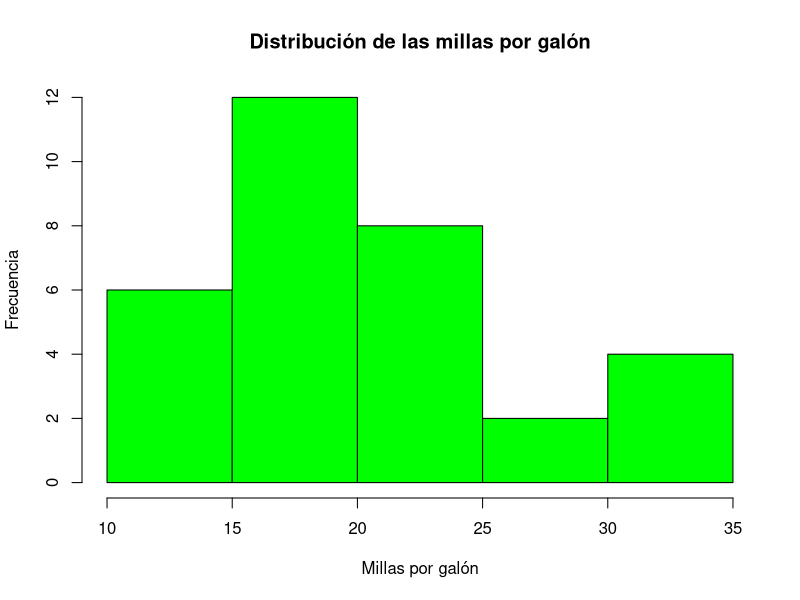
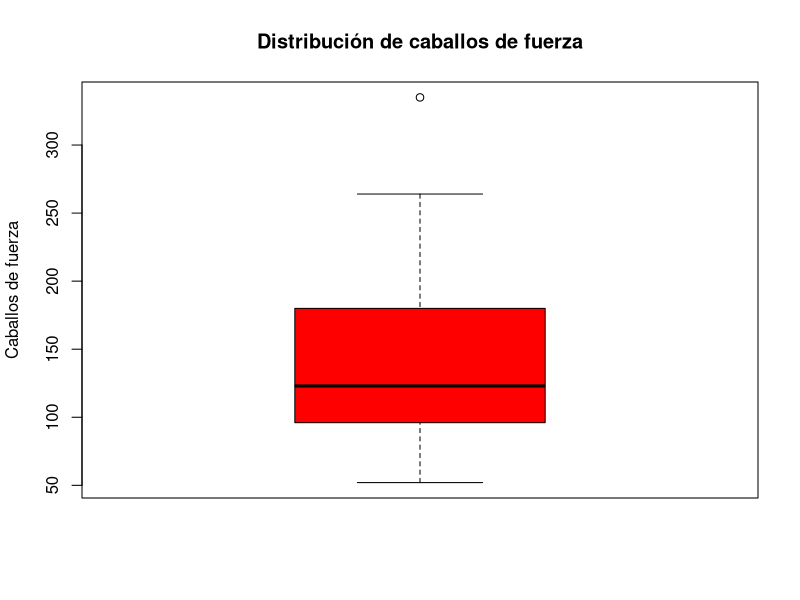
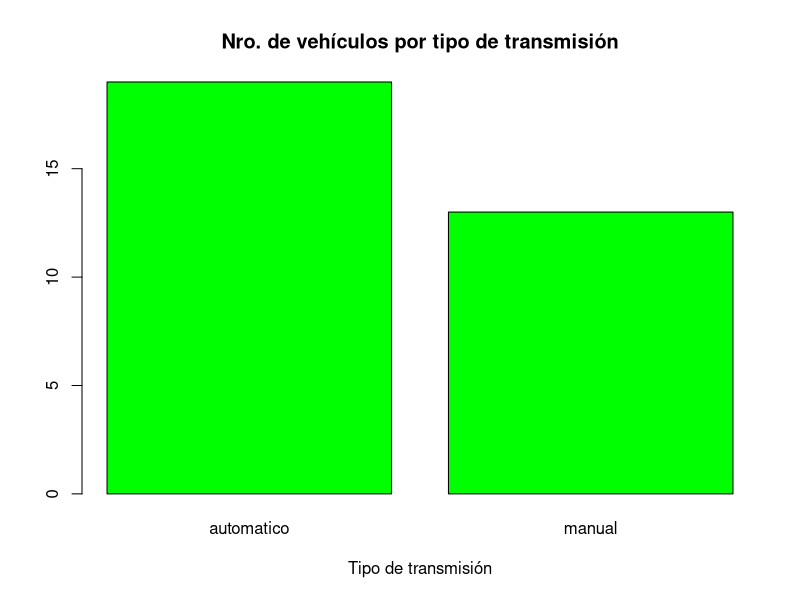
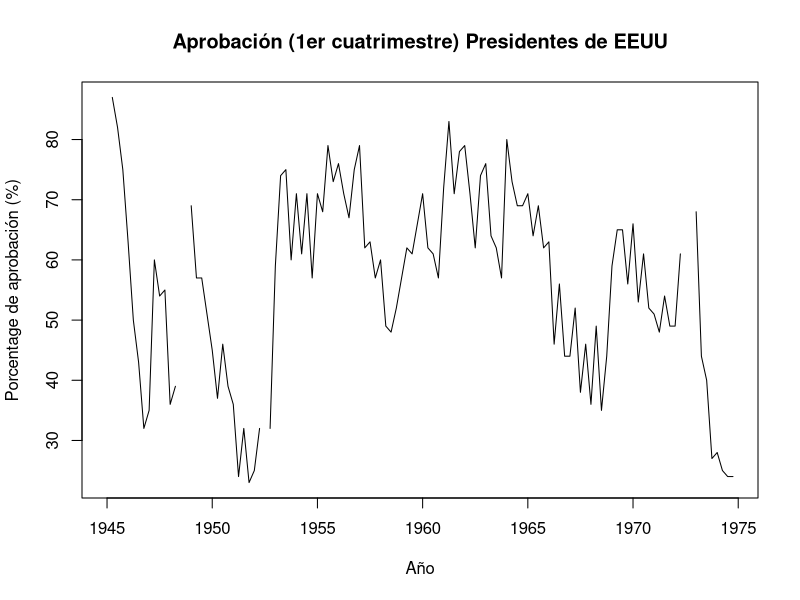
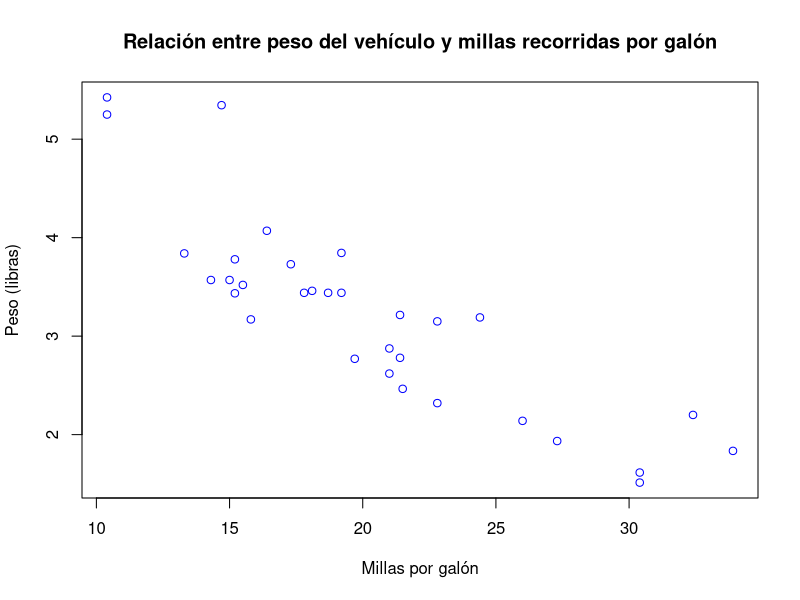

These charts were generated, in order, by the following R code:
## ---- chunk 1
knitr::opts_chunk$set(echo = FALSE)
## ---- chunk 2
  nu = c(0.5, 0.6)             ## vector de 2 objetos del tipo númerico
  l1 = c(TRUE, FALSE, TRUE)    ## vector 3 objetos del tipo lógico
  l2 = c(T, F)                 ## vector de 3 objetos del tipo lógico
  ch = c('a')                  ## vector de 1 objeto del tipo caracter
  it = 9:29                    ## vector de 21 objetos del tipo entero
  co = c(1+0i, 2+4i)           ## vector de 2 objetos del tipo complejo
## ---- chunk 3
  v = vector('numeric', length = 10) 
  v[1] = 5
  v  # auto-impresion
  print(v) # impresion explícita
## ---- chunk 4
  y = c(1.7, 'a')   ## character
  y
## ---- chunk 5
  y = c(TRUE, 2)    ## numeric
  y
## ---- chunk 6
  y = c('a', TRUE)  ## character
  y
## ---- chunk 7
x = 0:6
class(x)  # la función `class` se utiliza para averiguar la clase de un objeto
## ---- chunk 8
x = as.numeric(x)
x
## ---- chunk 9
x = as.logical(x)
x
## ---- chunk 10
x = as.character(x)
x
## ---- chunk 11
x = c("a", "b", "c")
as.numeric(x)
## ---- chunk 12
as.logical(x)
## ---- chunk 13
m = matrix(1:6, nrow = 2, ncol = 3) # creando una matriz de 2 filas y 3 columnas
m
## ---- chunk 14
dim(m)  # opteniendo la dimensión de la matriz
## ---- chunk 15
m = matrix(1:6, nrow = 2, ncol = 3)
m
## ---- chunk 16
m[2, 1] # elemento de la segunda fila primera columna 
## ---- chunk 17
attributes(m)
## ---- chunk 18
x = 1:3  # creando vector con la sequencia de enteros 1, 2, 3
y = 10:12  # creando vector con la sequencia de enteros 10, 11, 12
z = cbind(x, y)  # acoplando los vectores por columna para crear una matriz
z
w = rbind(x, y) # acoplando los vectores por fila para crear una matriz
## ---- chunk 19
x = list(1, "a", TRUE, 1 + 4i) 
x
## ---- chunk 20
x = factor(c('yes', 'yes', 'no', 'yes', 'no')) 
x
## ---- chunk 21
table(x)
## ---- chunk 22
x = factor(c('yes', 'yes', 'no', 'yes', 'no'), levels=c('yes', 'no'))
x
## ---- chunk 23
x = c(1, 2, NA, 10, 3)
is.na(x)
## ---- chunk 24
x = data.frame(c1 = 1:5, c2 = c(T, T, F, F, T), c3 = c('a', 'b', 'c', 'd', 'e')) 
x
## ---- chunk 25
nrow(x)
## ---- chunk 26
ncol(x)  
## ---- chunk 27
x
names(x)
## ---- chunk 28
x = list(a = 1, b = 2, c = 3)
names(x)
## ---- chunk 29
x = 2
y = 0
if (x > 3) {
  y = 10
} else {
  y = 50
}
y
## ---- chunk 30
x = 10
if (x==10) {  # !=
  print('El valor de x es el esperado')
}
## ---- chunk 31
x = data.frame(c1 = 4:6, c2 = 18:20)
for(i in seq_len(nrow(x))) {
  print(x[i, 'c1'])  # por cada fila imprimo el valor de la primera columna (nombre)
  print(x[i, 2])     # por cada fila imprimo el valor de la segunda columna (número)
}
## ---- chunk 32
x = data.frame(c1 = 1:3, c2 = 10:12); x
apply(x, 2, median)  # apply(<objeto>, <fila (1) o columna (2)>, <funcion>)
## ---- chunk 33
x = data.frame(c1 = 1:2, c2 = 10:11)
x
mult = function(x, c) {
  return (x*c)
}
apply(x, 2, mult, 5)  # apply(<objeto>, <fila (1) o columna (2)>, <funcion>, <parametro>)
## ---- chunk 34
x = data.frame(c1 = 1:5, c2 = 10:14)
x
rowSums(x)
## ---- chunk 35
data = read.csv(file = 'becal-cobertura.csv', header = T, stringsAsFactors = F)
## ---- chunk 36
str(data, vec.len=1)
## ---- chunk 37
library(datasets)
autos = mtcars
## ---- chunk 38
hist(autos$mpg, col='green', main='Distribución de las millas por galón', 
     xlab='Millas por galón', ylab='Frecuencia')
## ---- chunk 39
boxplot(autos$hp, col='red', main='Distribución de caballos de fuerza', 
        ylab='Caballos de fuerza')
## ---- chunk 40
autos$am = ifelse(autos$am==0,'automatico','manual')
## ---- chunk 41
barplot(table(autos$am), col='green', xlab='Tipo de transmisión',
        main='Nro. de vehículos por tipo de transmisión')
## ---- chunk 42
plot(presidents, ylab = 'Porcentage de aprobación (%)', xlab='Año',
     main = 'Aprobación (1er cuatrimestre) Presidentes de EEUU')
## ---- chunk 43
plot(autos$mpg, autos$wt, col='blue', xlab='Millas por galón', ylab='Peso (libras)',
     main='Relación entre peso del vehículo y millas recorridas por galón')
